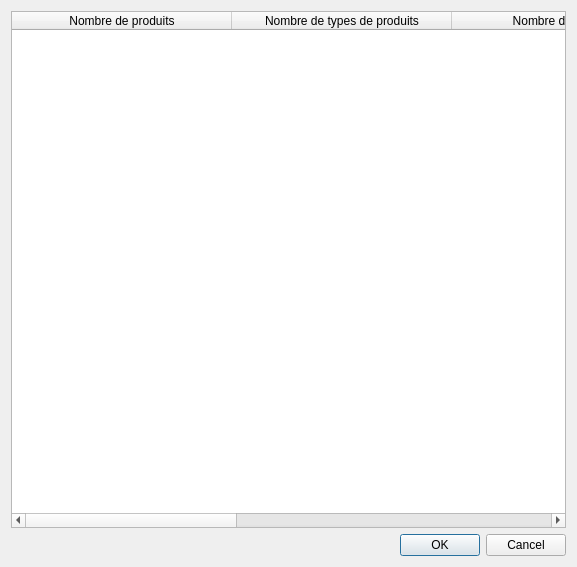
<?xml version="1.0" encoding="UTF-8"?>
<ui version="4.0">
 <class>DialogTableauDeBord</class>
 <widget class="QDialog" name="DialogTableauDeBord">
  <property name="geometry">
   <rect>
    <x>0</x>
    <y>0</y>
    <width>577</width>
    <height>567</height>
   </rect>
  </property>
  <property name="windowTitle">
   <string>Tableau de bord</string>
  </property>
  <layout class="QGridLayout" name="gridLayout">
   <item row="0" column="0">
    <widget class="QTableWidget" name="tableWidgetTableauDeBord">
     <attribute name="horizontalHeaderDefaultSectionSize">
      <number>220</number>
     </attribute>
     <column>
      <property name="text">
       <string>Nombre de produits</string>
      </property>
     </column>
     <column>
      <property name="text">
       <string>Nombre de types de produits</string>
      </property>
     </column>
     <column>
      <property name="text">
       <string>Nombre de rayons</string>
      </property>
     </column>
     <column>
      <property name="text">
       <string>Nombre d'employé</string>
      </property>
     </column>
     <column>
      <property name="text">
       <string>Nombre de points de ventes</string>
      </property>
     </column>
    </widget>
   </item>
   <item row="1" column="0">
    <widget class="QDialogButtonBox" name="buttonBox">
     <property name="orientation">
      <enum>Qt::Horizontal</enum>
     </property>
     <property name="standardButtons">
      <set>QDialogButtonBox::Cancel|QDialogButtonBox::Ok</set>
     </property>
    </widget>
   </item>
  </layout>
 </widget>
 <resources/>
 <connections>
  <connection>
   <sender>buttonBox</sender>
   <signal>accepted()</signal>
   <receiver>DialogTableauDeBord</receiver>
   <slot>accept()</slot>
   <hints>
    <hint type="sourcelabel">
     <x>248</x>
     <y>254</y>
    </hint>
    <hint type="destinationlabel">
     <x>157</x>
     <y>274</y>
    </hint>
   </hints>
  </connection>
  <connection>
   <sender>buttonBox</sender>
   <signal>rejected()</signal>
   <receiver>DialogTableauDeBord</receiver>
   <slot>reject()</slot>
   <hints>
    <hint type="sourcelabel">
     <x>316</x>
     <y>260</y>
    </hint>
    <hint type="destinationlabel">
     <x>286</x>
     <y>274</y>
    </hint>
   </hints>
  </connection>
 </connections>
</ui>
